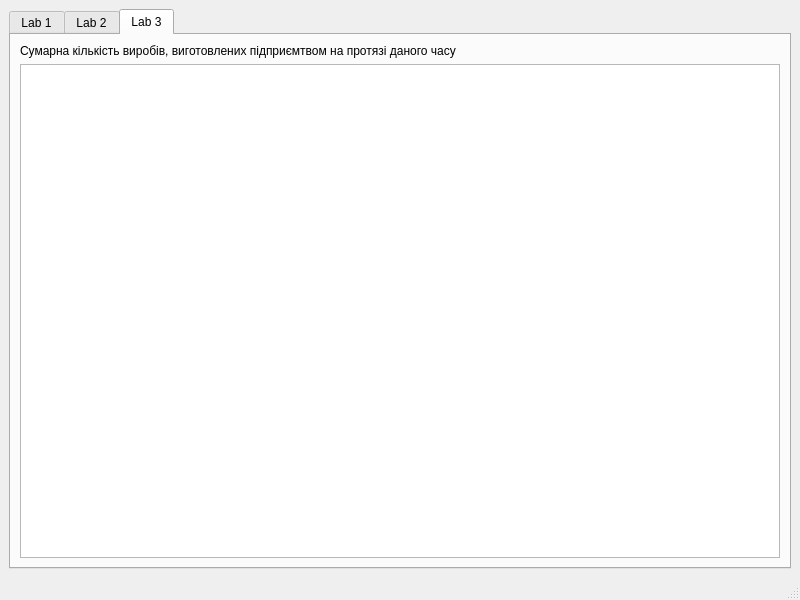
<?xml version="1.0" encoding="UTF-8"?>
<ui version="4.0">
 <class>MainWindow</class>
 <widget class="QMainWindow" name="MainWindow">
  <property name="geometry">
   <rect>
    <x>0</x>
    <y>0</y>
    <width>800</width>
    <height>600</height>
   </rect>
  </property>
  <property name="windowTitle">
   <string>Serhii Tereshkiv KN-412</string>
  </property>
  <widget class="QWidget" name="centralwidget">
   <layout class="QHBoxLayout" name="horizontalLayout">
    <item>
     <layout class="QVBoxLayout" name="verticalLayout">
      <item>
       <widget class="QTabWidget" name="tabWidget">
        <property name="currentIndex">
         <number>2</number>
        </property>
        <property name="movable">
         <bool>false</bool>
        </property>
        <widget class="QWidget" name="lab1Tab">
         <attribute name="title">
          <string>Lab 1</string>
         </attribute>
         <layout class="QGridLayout" name="gridLayout">
          <item row="0" column="0">
           <layout class="QHBoxLayout" name="horizontalLayout_13">
            <item>
             <layout class="QHBoxLayout" name="horizontalLayout_2">
              <item>
               <widget class="QLabel" name="funcLabel">
                <property name="text">
                 <string>Function:</string>
                </property>
               </widget>
              </item>
              <item>
               <widget class="QLineEdit" name="buildinFunction">
                <property name="sizePolicy">
                 <sizepolicy hsizetype="Fixed" vsizetype="Fixed">
                  <horstretch>0</horstretch>
                  <verstretch>0</verstretch>
                 </sizepolicy>
                </property>
                <property name="text">
                 <string>y = x * k + tg(x)</string>
                </property>
                <property name="readOnly">
                 <bool>true</bool>
                </property>
               </widget>
              </item>
             </layout>
            </item>
            <item>
             <layout class="QHBoxLayout" name="horizontalLayout_12">
              <item>
               <widget class="QLabel" name="inputsLabel">
                <property name="text">
                 <string>Inputs:</string>
                </property>
               </widget>
              </item>
              <item>
               <layout class="QVBoxLayout" name="verticalLayout_2">
                <item>
                 <layout class="QHBoxLayout" name="horizontalLayout_3">
                  <item>
                   <widget class="QLabel" name="aLabel">
                    <property name="text">
                     <string>х Є [</string>
                    </property>
                   </widget>
                  </item>
                  <item>
                   <widget class="QLineEdit" name="aLineEdit">
                    <property name="sizePolicy">
                     <sizepolicy hsizetype="Preferred" vsizetype="Fixed">
                      <horstretch>0</horstretch>
                      <verstretch>0</verstretch>
                     </sizepolicy>
                    </property>
                   </widget>
                  </item>
                  <item>
                   <widget class="QLabel" name="aLabel_2">
                    <property name="text">
                     <string>;</string>
                    </property>
                   </widget>
                  </item>
                  <item>
                   <widget class="QLineEdit" name="bLineEdit">
                    <property name="sizePolicy">
                     <sizepolicy hsizetype="Preferred" vsizetype="Fixed">
                      <horstretch>0</horstretch>
                      <verstretch>0</verstretch>
                     </sizepolicy>
                    </property>
                   </widget>
                  </item>
                  <item>
                   <widget class="QLabel" name="aLabel_3">
                    <property name="text">
                     <string>)</string>
                    </property>
                   </widget>
                  </item>
                 </layout>
                </item>
                <item>
                 <layout class="QHBoxLayout" name="horizontalLayout_5">
                  <item>
                   <widget class="QLabel" name="kLabel">
                    <property name="text">
                     <string>k:</string>
                    </property>
                   </widget>
                  </item>
                  <item>
                   <widget class="QLineEdit" name="kLineEdit"/>
                  </item>
                 </layout>
                </item>
                <item>
                 <layout class="QHBoxLayout" name="horizontalLayout_6">
                  <item>
                   <widget class="QLabel" name="deltaLabel">
                    <property name="text">
                     <string>delta:</string>
                    </property>
                   </widget>
                  </item>
                  <item>
                   <widget class="QLineEdit" name="deltaLineEdit"/>
                  </item>
                 </layout>
                </item>
               </layout>
              </item>
             </layout>
            </item>
           </layout>
          </item>
          <item row="1" column="0">
           <widget class="QPushButton" name="calculateButton">
            <property name="text">
             <string>Calculate</string>
            </property>
           </widget>
          </item>
          <item row="2" column="0">
           <layout class="QVBoxLayout" name="verticalLayout_3">
            <property name="sizeConstraint">
             <enum>QLayout::SetMaximumSize</enum>
            </property>
            <item>
             <widget class="QLabel" name="resultLabel">
              <property name="text">
               <string>Result table:</string>
              </property>
             </widget>
            </item>
            <item>
             <widget class="QTableWidget" name="resultTable">
              <property name="enabled">
               <bool>true</bool>
              </property>
              <property name="contextMenuPolicy">
               <enum>Qt::PreventContextMenu</enum>
              </property>
              <property name="rowCount">
               <number>0</number>
              </property>
              <property name="columnCount">
               <number>0</number>
              </property>
             </widget>
            </item>
           </layout>
          </item>
          <item row="3" column="0">
           <layout class="QHBoxLayout" name="horizontalLayout_9">
            <item>
             <layout class="QHBoxLayout" name="horizontalLayout_8">
              <item>
               <widget class="QLabel" name="maxLabel">
                <property name="text">
                 <string>Index of max element</string>
                </property>
               </widget>
              </item>
              <item>
               <widget class="QLineEdit" name="maxLineEdit">
                <property name="dragEnabled">
                 <bool>false</bool>
                </property>
                <property name="readOnly">
                 <bool>true</bool>
                </property>
               </widget>
              </item>
             </layout>
            </item>
            <item>
             <layout class="QHBoxLayout" name="horizontalLayout_7">
              <item>
               <widget class="QLabel" name="minLabel">
                <property name="text">
                 <string>Index of min element</string>
                </property>
               </widget>
              </item>
              <item>
               <widget class="QLineEdit" name="minLineEdit">
                <property name="readOnly">
                 <bool>true</bool>
                </property>
               </widget>
              </item>
             </layout>
            </item>
           </layout>
          </item>
         </layout>
        </widget>
        <widget class="QWidget" name="lab2Tab">
         <property name="sizePolicy">
          <sizepolicy hsizetype="Expanding" vsizetype="MinimumExpanding">
           <horstretch>0</horstretch>
           <verstretch>0</verstretch>
          </sizepolicy>
         </property>
         <attribute name="title">
          <string>Lab 2</string>
         </attribute>
         <layout class="QGridLayout" name="gridLayout">
          <item row="0" column="0">
           <layout class="QVBoxLayout" name="verticalLayout_3">
            <item>
             <widget class="QPlainTextEdit" name="lexicographicalPlainTextEdit"/>
            </item>
            <item>
             <spacer name="verticalSpacer">
              <property name="orientation">
               <enum>Qt::Vertical</enum>
              </property>
              <property name="sizeHint" stdset="0">
               <size>
                <width>20</width>
                <height>40</height>
               </size>
              </property>
             </spacer>
            </item>
            <item>
             <widget class="QPushButton" name="lexicographicalOrderButton">
              <property name="text">
               <string>Do Lexicographical order</string>
              </property>
             </widget>
            </item>
           </layout>
          </item>
         </layout>
        </widget>
        <widget class="QWidget" name="lab3Tab">
         <attribute name="title">
          <string>Lab 3</string>
         </attribute>
         <layout class="QVBoxLayout" name="verticalLayout_4">
          <item>
           <widget class="QLabel" name="label">
            <property name="text">
             <string>Сумарна кількість виробів, виготовлених підприємтвом на протязі даного часу</string>
            </property>
           </widget>
          </item>
          <item>
           <widget class="QTableWidget" name="productionInfoTable">
            <property name="mouseTracking">
             <bool>false</bool>
            </property>
            <attribute name="horizontalHeaderCascadingSectionResizes">
             <bool>false</bool>
            </attribute>
           </widget>
          </item>
         </layout>
        </widget>
       </widget>
      </item>
     </layout>
    </item>
   </layout>
  </widget>
  <widget class="QMenuBar" name="menubar">
   <property name="geometry">
    <rect>
     <x>0</x>
     <y>0</y>
     <width>800</width>
     <height>22</height>
    </rect>
   </property>
  </widget>
  <widget class="QStatusBar" name="statusbar"/>
 </widget>
 <resources/>
 <connections/>
</ui>
